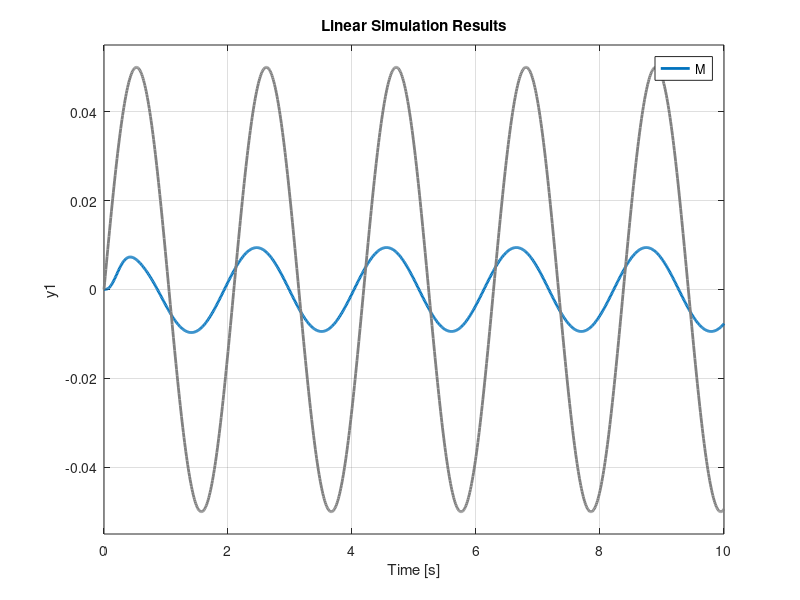
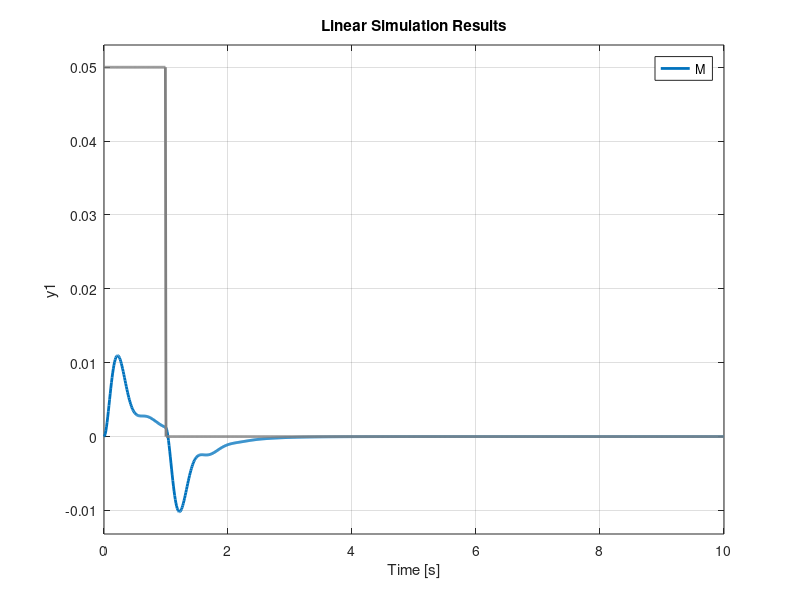
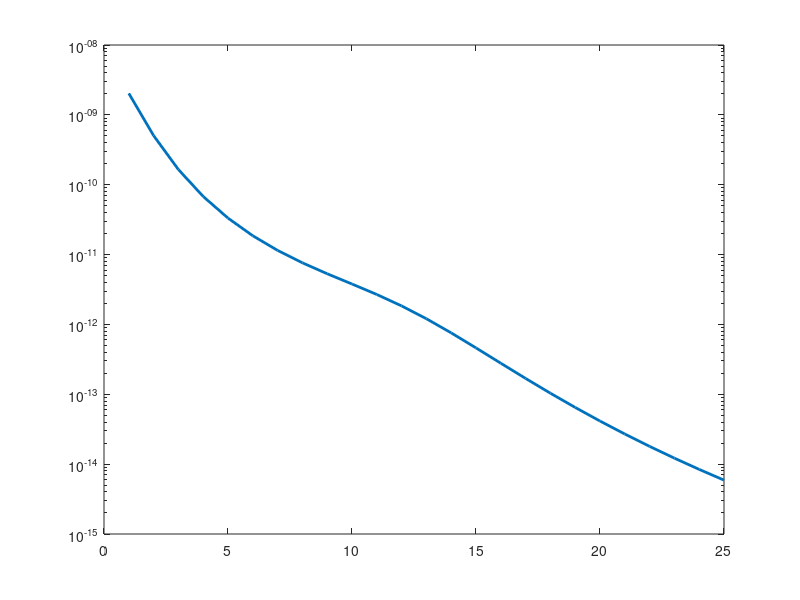

Write the MATLAB code that produced these figures, in order.
clc;
clear all;
% close all;


a=10;
m_p = 0.16; %kg
c_p = 0.4; %Ns/m
k_p = 6.32; %N/m
w_n = sqrt(k_p/m_p);
zeta= c_p/(2*sqrt(k_p*m_p));
coeff = 0;
% for a=1:1:10
% coeff = coeff +1;    
h_d = m_p*(2*zeta*w_n + a);
h_p = 2*zeta*w_n*a;
h_i = k_p*a; 

% d_d_mat=[0.01 0.1 1 10 100  ];
% d_p_mat=[0.01 0.1 1 10 100  ];
% for l1=1:length(d_d_mat)
%     d_d=d_d_mat(l1);
%  for l2=1:length(d_p_mat)
%     d_p=d_p_mat(l2);
% for d_d=0:0.2:1
%     for d_p=0:0.2:1
% coeff=coeff +1;    

% G = tf([0,0,k_p],[m_p,d_d,k_p+d_p]);
M = tf([0,k_p,0],[m_p,h_d,(k_p+h_p),h_i]);
% bode(M)
% %% sine excitation
t = 0:0.01:10;
excitation_sin = 0.05*sin(3*t);
% 
% % figure()
% % plot(t,excitation_sin)
% 
figure(1)
lsim(M,excitation_sin,t); % sine excitation
hold on;
set(findall(gcf,'type','line'), 'LineWidth', 2);

 %% Impulse
stepinput = 0.05*ones([1 length(t)]);
for i = 101:length(t)
   stepinput(i) = 0; 
end

figure(2)
lsim(M,stepinput,t);
hold on% impulse excitation
set(findall(gcf,'type','line'), 'LineWidth', 2);
% w_calc(coeff)= h_p/(2*zeta*a);

 %%PSD
w = 0:25;
PSD = (4.028e-7)./((2.88e-4)+(0.68*w.^2)+w.^4);
Hfreqdomain = freqresp(M,w);
M = abs(Hfreqdomain(:))';
PSD = M.^2.*PSD;
figure(3)
semilogy(w,PSD);
hold on;
set(findall(gcf,'type','line'), 'LineWidth', 2);
% end
% zeta_calc = (k_p+h_p)/(2*w_n*m_p);
% w_calc = (k_p+h_p)/(2*zeta*m_p);
% utsav(1,coeff)=d_d;
% utsav(2,coeff)=d_p;
%  end
% end
